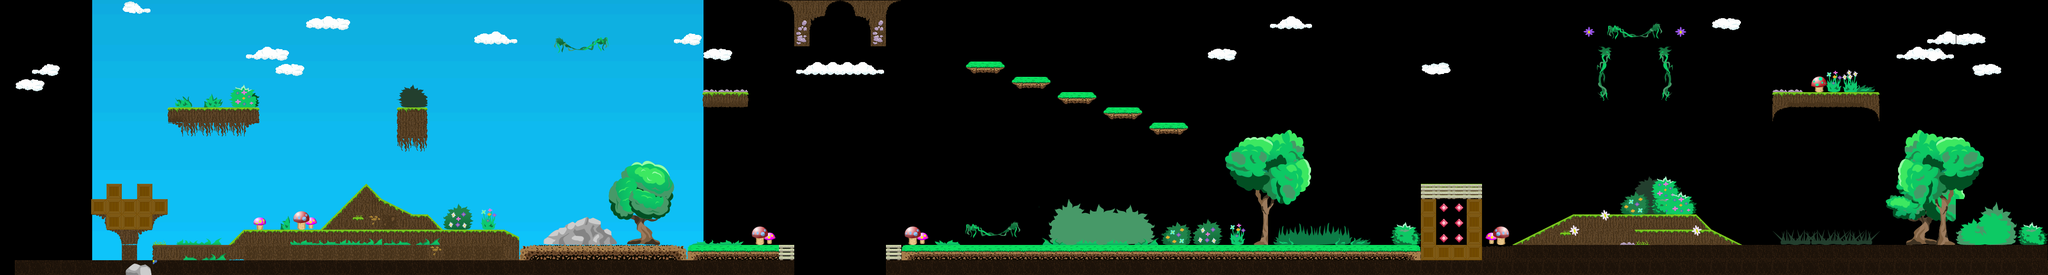

Rendered tile map (Tiled .tmx) drawn with the repository's tilesets; below, a short description and the map source with its tile grids summarised:
An orthogonal 134x18 tile map with 32x32 px tiles, 2 tile layers (tiles, tiles2), 4 tilesets, 1 image layer and 99 objects (55x coin, 19x wall, 4x mushroom, 4x enemy, 3x shelter, ...).

<map version="1.9" tiledversion="1.9.1" orientation="orthogonal" renderorder="right-down" width="134" height="18" tilewidth="32" tileheight="32" infinite="0" nextlayerid="9" nextobjectid="128">
 <tileset firstgid="1" source="Tiles_32x32.tsx" />
 <tileset firstgid="65" name="x32-florest-objects-tileset" tilewidth="32" tileheight="32" tilecount="616" columns="28">
  <image source="../Adventure 2D Tileset/Objects/x32-florest-objects-tileset.png" width="896" height="704" />
 </tileset>
 <tileset firstgid="681" name="fog" tilewidth="32" tileheight="32" tilecount="15" columns="3">
  <image source="../Cyan Woods/1.1 update/DarkForestTile.png" width="96" height="160" />
 </tileset>
 <tileset firstgid="696" name="x32-florest-tileset" tilewidth="32" tileheight="32" tilecount="32" columns="8">
  <image source="../Adventure 2D Tileset/Tile/x32-florest-tileset.png" width="256" height="128" />
 </tileset>
 <imagelayer id="8" name="background" offsetx="193.333" offsety="-854.667" repeatx="1">
  <image source="BackgroundGradient.png" width="1280" height="1472" />
 </imagelayer>
 <layer id="1" name="tiles" width="134" height="18" offsetx="31.8366" offsety="1.87">
  <data>[2412 cells, 747 non-empty, 314 distinct tile ids]</data>
 </layer>
 <layer id="5" name="tiles2" width="134" height="18" offsetx="0" offsety="1.87">
  <data>[2412 cells, 139 non-empty, 105 distinct tile ids]</data>
 </layer>
 <objectgroup id="6" name="setting">
  <object id="32" name="hero" x="45.3333" y="370.667" width="77.3333" height="74.6667">
   <properties>
    <property name="BodyType" value="DynamicBody" />
    <property name="gravityScale" type="float" value="1" />
    <property name="restitution" type="float" value="0" />
   </properties>
  </object>
 </objectgroup>
 <objectgroup id="4" name="objects">
  <object id="7" name="wall" x="31.2012" y="469.801" width="166.481" height="78.125" rotation="351.04">
   <properties>
    <property name="BodyType" value="StaticBody" />
    <property name="gravityScale" type="float" value="1" />
    <property name="restitution" type="float" value="0" />
   </properties>
   <text fontfamily="Jokerman" pixelsize="60" color="#d4fff3">Start!</text>
  </object>
  <object id="10" name="wall" x="34.6673" y="517.334" width="1628" height="29.3333">
   <properties>
    <property name="BodyType" value="StaticBody" />
    <property name="gravityScale" type="float" value="1" />
    <property name="restitution" type="float" value="0" />
   </properties>
  </object>
  <object id="13" name="wall" x="510.666" y="485.334" width="574.667" height="29.3333">
   <properties>
    <property name="BodyType" value="StaticBody" />
    <property name="gravityScale" type="float" value="1" />
    <property name="restitution" type="float" value="0" />
   </properties>
  </object>
  <object id="15" name="wall" x="350.667" y="224" width="190.667" height="44">
   <properties>
    <property name="BodyType" value="StaticBody" />
    <property name="gravityScale" type="float" value="1" />
    <property name="restitution" type="float" value="0.1" />
   </properties>
  </object>
  <object id="16" name="wall" x="833.333" y="230.666" width="61.3333" height="70.6667">
   <properties>
    <property name="BodyType" value="StaticBody" />
    <property name="gravityScale" type="float" value="1" />
    <property name="restitution" type="float" value="0.1" />
   </properties>
  </object>
  <object id="20" name="wall" x="224" y="384" width="29.3333" height="30.6667">
   <properties>
    <property name="BodyType" value="StaticBody" />
    <property name="gravityScale" type="float" value="1" />
    <property name="restitution" type="float" value="0" />
   </properties>
  </object>
  <object id="21" name="wall" x="289.333" y="385.334" width="29.3333" height="29.3333">
   <properties>
    <property name="BodyType" value="StaticBody" />
    <property name="gravityScale" type="float" value="1" />
    <property name="restitution" type="float" value="0" />
   </properties>
  </object>
  <object id="25" gid="51" x="698.667" y="244" width="32" height="32">
   <properties>
    <property name="BodyType" value="DynamicBody" />
    <property name="gravityScale" type="float" value="10" />
    <property name="restitution" type="float" value="0.5" />
   </properties>
  </object>
  <object id="26" gid="51" x="402.667" y="268" width="32" height="32">
   <properties>
    <property name="BodyType" value="DynamicBody" />
    <property name="gravityScale" type="float" value="10" />
    <property name="restitution" type="float" value="0.5" />
   </properties>
  </object>
  <object id="27" gid="51" x="257.333" y="353.333" width="32" height="32">
   <properties>
    <property name="BodyType" value="DynamicBody" />
    <property name="gravityScale" type="float" value="10" />
    <property name="restitution" type="float" value="0.5" />
   </properties>
  </object>
  <object id="28" gid="51" x="864" y="36" width="32" height="32">
   <properties>
    <property name="BodyType" value="DynamicBody" />
    <property name="gravityScale" type="float" value="10" />
    <property name="restitution" type="float" value="0.5" />
   </properties>
  </object>
  <object id="29" gid="51" x="958.667" y="129.333" width="32" height="32">
   <properties>
    <property name="BodyType" value="DynamicBody" />
    <property name="gravityScale" type="float" value="10" />
    <property name="restitution" type="float" value="0.5" />
   </properties>
  </object>
  <object id="30" gid="51" x="350.667" y="328" width="32" height="32">
   <properties>
    <property name="BodyType" value="DynamicBody" />
    <property name="gravityScale" type="float" value="10" />
    <property name="restitution" type="float" value="0.5" />
   </properties>
  </object>
  <object id="31" gid="51" x="257.333" y="321.333" width="32" height="32">
   <properties>
    <property name="BodyType" value="DynamicBody" />
    <property name="gravityScale" type="float" value="10" />
    <property name="restitution" type="float" value="0.5" />
   </properties>
  </object>
  <object id="33" name="wall" x="0" y="0" width="33.3333" height="574.667">
   <properties>
    <property name="BodyType" value="StaticBody" />
    <property name="gravityScale" type="float" value="1" />
    <property name="restitution" type="float" value="0" />
   </properties>
  </object>
  <object id="35" name="wall" x="1.33334" y="-18.6667" width="4282.67" height="18.6667">
   <properties>
    <property name="BodyType" value="StaticBody" />
    <property name="gravityScale" type="float" value="1" />
    <property name="restitution" type="float" value="0" />
   </properties>
  </object>
  <object id="36" name="wall" x="1632" y="544" width="32" height="30.667">
   <properties>
    <property name="BodyType" value="StaticBody" />
    <property name="gravityScale" type="float" value="1" />
    <property name="restitution" type="float" value="0" />
   </properties>
  </object>
  <object id="39" name="coin" x="256" y="321.333" width="32" height="30.6667">
   <properties>
    <property name="BodyType" value="DynamicBody" />
    <property name="gravityScale" type="float" value="0" />
    <property name="restitution" type="float" value="0" />
   </properties>
  </object>
  </objectgroup>
</map>
<!-- 80 of 99 objects omitted -->
